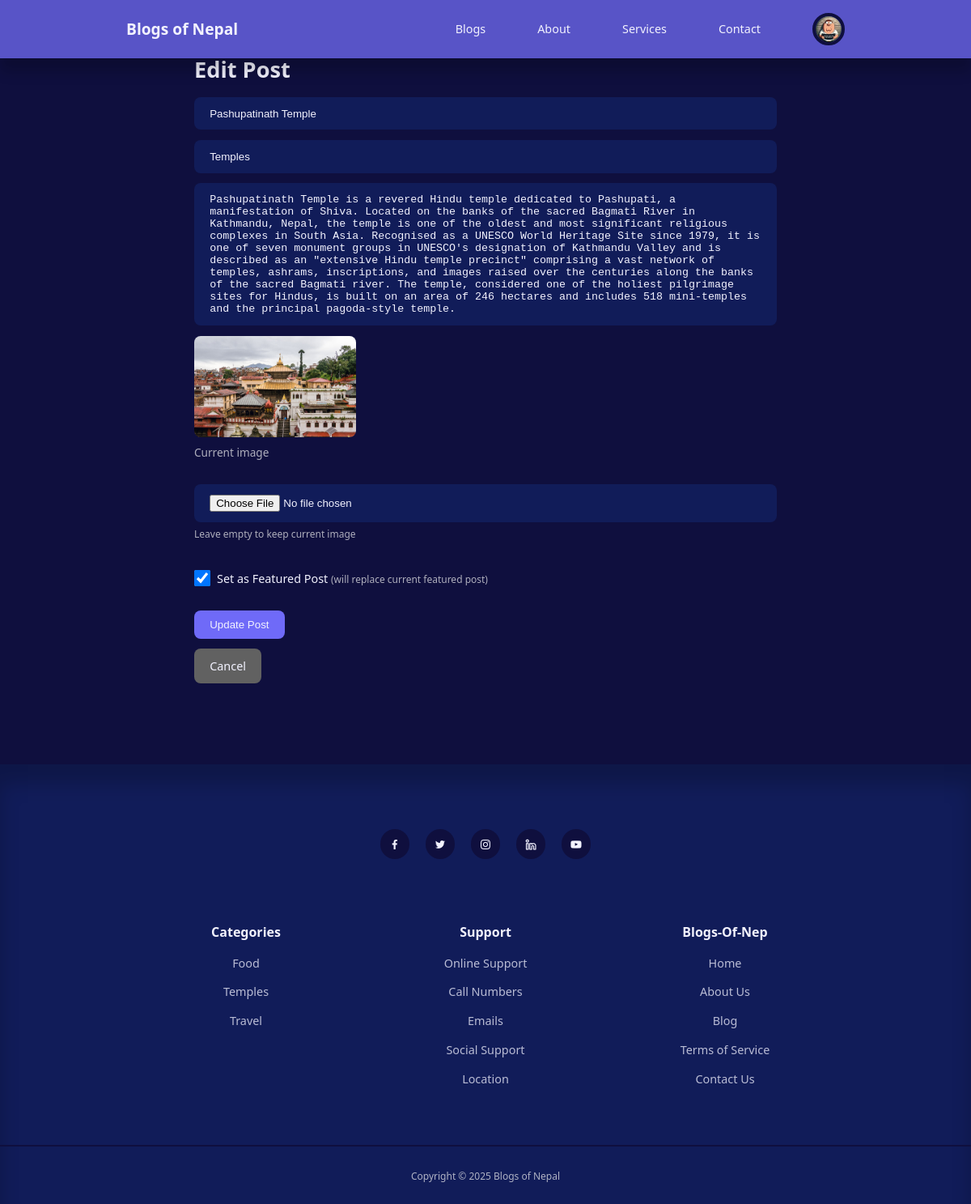
The app's page /edit-post.php?id=1 (signed in) with its own data.
### tables this page shows
CREATE TABLE posts (
    id INT AUTO_INCREMENT PRIMARY KEY,
    title VARCHAR(255) NOT NULL,
    content TEXT NOT NULL,
    category_id INT NOT NULL,
    author_id INT NOT NULL,
    image VARCHAR(255),
    is_featured BOOLEAN DEFAULT FALSE,
    created_at TIMESTAMP DEFAULT CURRENT_TIMESTAMP,
    updated_at TIMESTAMP DEFAULT CURRENT_TIMESTAMP ON UPDATE CURRENT_TIMESTAMP,
    FOREIGN KEY (category_id) REFERENCES categories(id) ON DELETE CASCADE,
    FOREIGN KEY (author_id) REFERENCES users(id) ON DELETE CASCADE
);

CREATE TABLE categories (
    id INT AUTO_INCREMENT PRIMARY KEY,
    name VARCHAR(100) NOT NULL UNIQUE,
    created_at TIMESTAMP DEFAULT CURRENT_TIMESTAMP
);

### includes/functions.php (called while the page is built, shortened)
<?php
function isAdmin() {
    return isset($_SESSION['role']) && $_SESSION['role'] === 'admin';
}
function getPostById($conn, $id) {
    $stmt = $conn->prepare("SELECT p.*, u.full_name as author_name, u.profile_image as author_image, c.name as category_name
                           FROM posts p
                           JOIN users u ON p.author_id = u.id
                           JOIN categories c ON p.category_id = c.id
                           WHERE p.id = ?");
    $stmt->bind_param("i", $id);
    $stmt->execute();
    $result = $stmt->get_result();
    return $result->fetch_assoc();
}
function getCategories($conn) {
    $result = $conn->query("SELECT * FROM categories ORDER BY name");
    return $result->fetch_all(MYSQLI_ASSOC);
}
?>

### edit-post.php (the view, shortened to what this page needs)
<?php
require_once 'includes/functions.php';
$post_id = intval($_GET['id']);
$post = getPostById($conn, $post_id);
$categories = getCategories($conn);
?>
<!DOCTYPE html>
<html lang="en">
<head>
    <link rel="stylesheet" href="./style.css">
    <link rel="stylesheet" href="https://unicons.iconscout.com/release/v4.0.8/css/line.css">
</head>
<body>
    <?php include 'includes/header.php'; ?>
    <section class="form_section">
        <div class="container form_section_container" style="width: 60%;">
            <h2>Edit Post</h2>
            <form action="" method="POST" enctype="multipart/form-data">
                <input type="text" name="title" placeholder="Post Title" required
                       value="<?php echo htmlspecialchars($post['title']); ?>">
                <select name="category_id" required>
                    <?php foreach ($categories as $category): ?>
                        <option value="<?php echo $category['id']; ?>"
                                <?php echo $post['category_id'] == $category['id'] ? 'selected' : ''; ?>>
                            <?php echo htmlspecialchars($category['name']); ?>
                        </option>
                    <?php endforeach; ?>
                </select>
                <textarea name="content" rows="10" placeholder="Post Content" required><?php echo htmlspecialchars($post['content']); ?></textarea>
                <?php if ($post['image']): ?>
                    <div style="margin-bottom: 1rem;">
                        <?php
                        $currentImage = 'Image/default.jpg';
                        if ($post['image']) {
                            if (file_exists('uploads/' . $post['image'])) {
                                $currentImage = 'uploads/' . htmlspecialchars($post['image']);
                            } elseif (file_exists('Image/' . $post['image'])) {
                                $currentImage = 'Image/' . htmlspecialchars($post['image']);
                            }
                        }
                        ?>
                        <img src="<?php echo $currentImage; ?>"
                             alt="Current image"
                             style="max-width: 200px; border-radius: var(--card-border-radius-2);">
                        <p style="margin-top: 0.5rem; font-size: 0.85rem;">Current image</p>
                    </div>
                <?php endif; ?>
                <input type="file" name="image" accept="image/*">
                <small style="display: block; margin-top: -0.5rem; margin-bottom: 0.8rem; color: var(--color-gray-200);">
                    Leave empty to keep current image
                </small>
                <?php if (isAdmin()): ?>
                <div style="display: flex; align-items: center; gap: 0.5rem; margin-top: 0.5rem;">
                    <input type="checkbox" name="is_featured" id="is_featured" value="1"
                           <?php echo $post['is_featured'] ? 'checked' : ''; ?>>
                    <label for="is_featured" style="color: var(--color-white); cursor: pointer;">
                        Set as Featured Post <small style="color: var(--color-gray-200);">(will replace current featured post)</small>
                    </label>
                </div>
                <?php endif; ?>
                <button type="submit" class="btn">Update Post</button>
                <a href="dashboard.php" class="btn" style="background: var(--color-gray-700); text-align: center;">Cancel</a>
            </form>
        </div>
    </section>
    <?php include 'includes/footer.php'; ?>
</body>
</html>

### includes/footer.php
<footer>
    <div class="footer_socials">
        <a href="https://facebook.com/" target="_blank"><i class="uil uil-facebook-f"></i></a>
        <a href="https://twitter.com/" target="_blank"><i class="uil uil-twitter"></i></a>
        <a href="https://instagram.com/" target="_blank"><i class="uil uil-instagram"></i></a>
        <a href="https://linkedin.com/" target="_blank"><i class="uil uil-linkedin-alt"></i></a>
        <a href="https://youtube.com/" target="_blank"><i class="uil uil-youtube"></i></a>
    </div>
    <div class="container footer_container">
        <article>
            <h4>Categories</h4>
            <ul>
                <?php
                $categories = getCategories($conn);
                foreach ($categories as $category):
                ?>
                    <li><a href="category.php?id=<?php echo $category['id']; ?>">
                        <?php echo htmlspecialchars($category['name']); ?>
                    </a></li>
                <?php endforeach; ?>
            </ul>
        </article>
        <article>
            <h4>Support</h4>
            <ul>
                <li><a href="contact.php">Online Support</a></li>
                <li><a href="contact.php">Call Numbers</a></li>
                <li><a href="contact.php">Emails</a></li>
                <li><a href="#">Social Support</a></li>
                <li><a href="contact.php">Location</a></li>
            </ul>
        </article>
        <article>
            <h4>Blogs-Of-Nep</h4>
            <ul>
                <li><a href="index.php">Home</a></li>
                <li><a href="about.php">About Us</a></li>
                <li><a href="blog.php">Blog</a></li>
                <li><a href="#">Terms of Service</a></li>
                <li><a href="contact.php">Contact Us</a></li>
            </ul>
        </article>
    </div>
    <div class="footer_copyright">
        <small>Copyright &copy; <?php echo date('Y'); ?> Blogs of Nepal</small>
    </div>
</footer>

### style.css (style rules this page uses)
:root { --color-primary: #6f6af8; --color-primary-light: hsl(242, 91%, 69%, 18%); --color-primary-variant: #5854c7; --color-red: #da0f3f; --color-red-light: hsl(348, 90%, 57%, 18%); --color-green: #2ecc71; --color-green-light: hsl(145, 63%, 49%, 18%); --color-gray-900: #122060cb; --color-gray-700: #616161; --color-gray-300: rgba(242, 242, 242, 0.3); --color-gray-200: rgba(242, 242, 242, 0.7); --color-white: #f2f2fe; --color-bg: #0f0f3e; --transition: all 300ms ease; --container-width-lg: 74%; --container-width-md: 88%; --form-width: 40%; --card-border-radius-1: 0.3rem; --card-border-radius-2: 0.5rem; --card-border-radius-3: 0.8rem; --card-border-radius-4: 2rem; --card-border-radius-5: 5rem; }
* { margin: 0; padding: 0; outline: 0; border: 0; appearance: none; list-style: none; text-decoration: none; box-sizing: border-box; }
body { font-family: 'Segoe UI', Tahoma, Geneva, Verdana, sans-serif; background-color: var(--color-bg); color: var(--color-gray-200); font-size: 0.9rem; line-height: 1.6; overflow-x: hidden; }
.container { width: var(--container-width-lg); max-width: 1800px; margin-inline: auto; }
section { margin-top: 3rem; width: 100vw; }
h1, h2, h3, h4, h5, h6 { color: var(--color-white); line-height: 1.3; }
h2 { font-size: 1.7rem; margin: 1rem 0; }
h4 { font-size: 1rem; }
a { color: var(--color-white); transition: var(--transition); }
img { display: block; width: 100%; object-fit: cover; }
.btn { display: inline-block; width: fit-content; padding: 0.6rem 1.2rem; background-color: var(--color-primary); border-radius: var(--card-border-radius-2); cursor: pointer; transition: var(--transition); color: var(--color-white); font-weight: 500; }
.form_section { display: grid; place-items: center; height: 100vh; }
.form_section_container { width: var(--form-width); }
.form_section_container h2 { margin-bottom: 1rem; }
form { display: flex; flex-direction: column; gap: 0.8rem; }
form input, form textarea, form select { width: 100%; padding: 0.8rem 1.2rem; background-color: var(--color-gray-900); border-radius: var(--card-border-radius-2); resize: none; color: var(--color-white); }
input[type="checkbox"] { appearance: auto; -webkit-appearance: checkbox; -moz-appearance: checkbox; width: 20px; height: 20px; cursor: pointer; margin: 0; }
form button { width: 100%; margin-top: 1rem; }
footer { background: var(--color-gray-900); padding: 5rem 0 0; box-shadow: inset 0 1.5rem 1.5rem rgba(0,0,0,0.2); margin-top: 6rem; }
.footer_socials { margin-inline: auto; width: fit-content; margin-bottom: 5rem; display: flex; justify-content: space-between; align-items: center; gap: 1.2rem; }
.footer_socials a { background-color: var(--color-bg); border-radius: 50%; width: 2.3rem; height: 2.3rem; display: flex; align-items: center; justify-content: center; }
.footer_container { display: grid; grid-template-columns: repeat(3, 1fr); gap: 4rem; text-align: center; max-width: 1200px; margin: 0 auto; padding: 0 2rem; }
footer h4 { color: var(--color-white); margin-bottom: 0.6rem; }
footer ul li { padding: 0.4rem 0; }
footer ul a { opacity: 0.75; }
.footer_copyright { text-align: center; padding: 1.5rem 0; border-top: 2px solid var(--color-bg); margin-top: 4rem; }

### records on screen
posts: title "Pashupatinath Temple", category_id "Temples", content "Pashupatinath Temple is a revered Hindu temple dedicated to Pashupati, a manifestation of Shiva. Located on the banks of the sacred Bagmati River in Kathmandu, Nepal, the temple is one of the oldest and most significant religious complexes in South Asia. Recognised as a UNESCO World Heritage Site since 1979, it is one of seven monument groups in UNESCO's designation of Kathmandu Valley and is described as an \"extensive Hindu temple precinct\" comprising a vast network of temples, ashrams, inscriptions, and images raised over the centuries along the banks of the sacred Bagmati river. The temple, considered one of the holiest pilgrimage sites for Hindus, is built on an area of 246 hectares and…", image (picture), is_featured "☑"
categories: name "Food"
categories: name "Temples"
categories: name "Travel"
